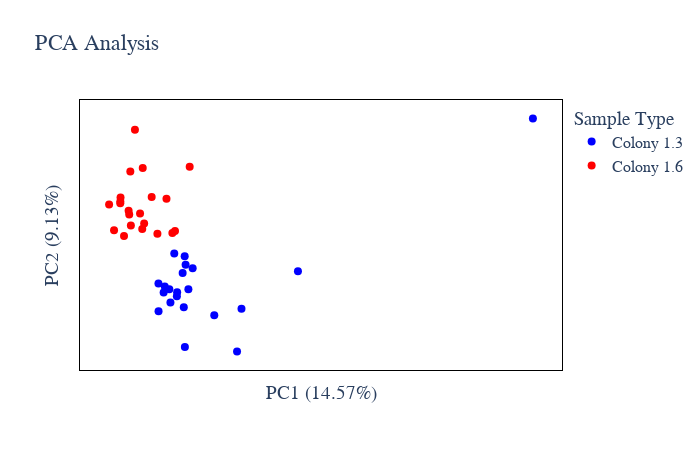

Notebook code cell kept with this figure:
### Code cell
# Protein Abundance PCA plot
plot_options={
            "compare groups": ["Colony 1.3","Colony 1.6"],
            "title": "PCA Analysis",
            "color": ["blue", "red", "green", "black", "yellow", "purple",
                      "orange", "brown", "pink", "gray", "olive", "cyan"],
            "symbol": ['circle', 'circle', 'circle'],
            "marker_size": 8,
            "width": 700,
            "height": 450,
            "font": dict(size=16, family="Arial black"),
            "ylimits": [],
            "xlimits": []
        }
figure, _, _ =PCA_plots(data_obj, plot_options, saved_settings,username="20min")
figure.show()

### Figure 1 — Plotly figure (JSON) as saved in the notebook; plotly's stock layout.template omitted (floating-point values rounded to 4 significant figures)
{"data": [{"hovertemplate": "%{text}<br>PC1: %{x} <br>PC2: %{y}", "legendgroup": "Colony 1.3", "marker": {"color": "blue", "size": 8, "symbol": "circle"}, "mode": "markers", "name": "Colony 1.3", "orientation": "v", "showlegend": true, "text": ["HeLa_ATG_KNO_Col1-3_20min_my_stage 0 N6_BN6_1_1930", "HeLa_ATG_KNO_Col1-3_20min_my_stage 0 M7_BM7_1_1920", "HeLa_ATG_KNO_Col1-3_20min_my_stage 0 M5_BM5_1_1916", "HeLa_ATG_KNO_Col1-3_20min_my_stage 0 L6_BL6_1_1904", "HeLa_ATG_KNO_Col1-3_20min_my_stage 0 L4_BL4_1_1900", "HeLa_ATG_KNO_Col1-3_20min_my_stage 0 K7_BK7_1_1896", "HeLa_ATG_KNO_Col1-3_20min_my_stage 0 K5_BK5_1_1894", "HeLa_ATG_KNO_Col1-3_20min_my_stage 0 K3_BK3_1_1890", "HeLa_ATG_KNO_Col1-3_20min_my_stage 0 J6_BJ6_1_1884", "HeLa_ATG_KNO_Col1-3_20min_my_stage 0 J4_BJ4_1_1880", "HeLa_ATG_KNO_Col1-3_20min_my_stage 0 I7_BI7_1_1874", "HeLa_ATG_KNO_Col1-3_20min_my_stage 0 I5_BI5_1_1870", "HeLa_ATG_KNO_Col1-3_20min_my_stage 0 I3_BI3_1_1864", "HeLa_ATG_KNO_Col1-3_20min_my_stage 0 H4_BH4_1_1858", "HeLa_ATG_KNO_Col1-3_20min_my_stages 0 G6_BG6_1_1852", "HeLa_ATG_KNO_Col1-3_20min_my_stages 0 G4_BG4_1_1848", "HeLa_ATG_KNO_Col1-3_20min_my_stages 0 F7_BF7_1_1844", "HeLa_ATG_KNO_Col1-3_20min_my_stages 0 F5_BF5_1_1842", "HeLa_ATG_KNO_Col1-3_20min_my_stages 0 F3_BF3_1_1834", "HeLa_ATG_KNO_Col1-3_20min_my_stages 0 E6_BE6_1_1830", "HeLa_ATG_KNO_Col1-3_20min_my_stages 0 E4_BE4_1_1826"], "type": "scatter", "x": [-0.3192, -1.169, 0.2904, -1.163, 3.191, 28.08, -0.2329, 4.968, 0.2692, 0.8942, 1.169, -0.764, 0.8098, 9.726, -0.6755, 0.8793, 1.502, 0.952, 5.316, 0.06578, 0.7208], "xaxis": "x", "y": [-3.391, -2.944, -3.621, -5.074, -5.388, 9.73, -4.398, -8.166, -3.924, -7.813, -3.381, -3.643, -4.758, -1.992, -3.172, -0.8513, -1.765, -1.508, -4.88, -0.6401, -2.144], "yaxis": "y"}, {"hovertemplate": "%{text}<br>PC1: %{x} <br>PC2: %{y}", "legendgroup": "Colony 1.6", "marker": {"color": "red", "size": 8, "symbol": "circle"}, "mode": "markers", "name": "Colony 1.6", "orientation": "v", "showlegend": true, "text": ["HeLa_ATG_KNO_Col1-6_20min_my_stage 0 N11_BN11_1_1928", "HeLa_ATG_KNO_Col1-6_20min_my_stage 0 N9_BN9_1_1926", "HeLa_ATG_KNO_Col1-6_20min_my_stage 0 M10_BM10_1_1918", "HeLa_ATG_KNO_Col1-6_20min_my_stage 0 M8_BM8_1_1912", "HeLa_ATG_KNO_Col1-6_20min_my_stage 0 L11_BL11_1_1908", "HeLa_ATG_KNO_Col1-6_20min_my_stage 0 L9_BL9_1_1902", "HeLa_ATG_KNO_Col1-6_20min_my_stage 0 K12_BK12_1_1898", "HeLa_ATG_KNO_Col1-6_20min_my_stage 0 K10_BK10_1_1892", "HeLa_ATG_KNO_Col1-6_20min_my_stage 0 K8_BK8_1_1886", "HeLa_ATG_KNO_Col1-6_20min_my_stage 0 J9_BJ9_1_1878", "HeLa_ATG_KNO_Col1-6_20min_my_stage 0 I12_BI12_1_1872", "HeLa_ATG_KNO_Col1-6_20min_my_stage 0 I10_BI10_1_1868", "HeLa_ATG_KNO_Col1-6_20min_my_stage 0 I8_BI8_1_1866", "HeLa_ATG_KNO_Col1-6_20min_my_stage 0 H11_BH11_1_1860", "HeLa_ATG_KNO_Col1-6_20min_my_stage 0 H9_BH9_1_1856", "HeLa_ATG_KNO_Col1-6_20min_my_stages 0 G9_BG9_1_1850", "HeLa_ATG_KNO_Col1-6_20min_my_stages 0 F12_BF12_1_1846", "HeLa_ATG_KNO_Col1-6_20min_my_stages 0 F10_BF10_1_1838", "HeLa_ATG_KNO_Col1-6_20min_my_stages 0 F8_BF8_1_1836", "HeLa_ATG_KNO_Col1-6_20min_my_stages 0 E11_BE11_1_1828", "HeLa_ATG_KNO_Col1-6_20min_my_stages 0 E9_BE9_1_1824"], "type": "scatter", "x": [1.27, -0.0808, -4.146, 0.1221, -3.859, -3.324, -3.501, -3.453, -4.637, -2.436, -4.13, -5.024, -1.251, -4.152, -2.287, -2.398, -2.607, -1.7, -0.5424, -3.366, -3.006], "xaxis": "x", "y": [6.033, 0.9433, 3.353, 1.093, 0.7028, 1.518, 2.637, 2.358, 1.14, 1.245, 3.656, 3.116, 0.8791, 3.215, 1.675, 5.935, 2.439, 3.708, 3.563, 5.658, 8.86], "yaxis": "y"}], "layout": {"font": {"family": "Arial black", "size": 16}, "height": 450, "legend": {"title": {"text": "Sample Type"}, "tracegroupgap": 0}, "paper_bgcolor": "rgba(255, 255, 255, 255)", "plot_bgcolor": "rgba(255, 255, 255, 255)", "title": {"text": "PCA Analysis"}, "width": 700, "xaxis": {"anchor": "y", "domain": [0, 1], "linecolor": "black", "mirror": true, "showticklabels": false, "title": {"text": "PC1 (14.57%)"}}, "yaxis": {"anchor": "x", "domain": [0, 1], "linecolor": "black", "mirror": true, "showticklabels": false, "title": {"text": "PC2 (9.13%)"}}}}
